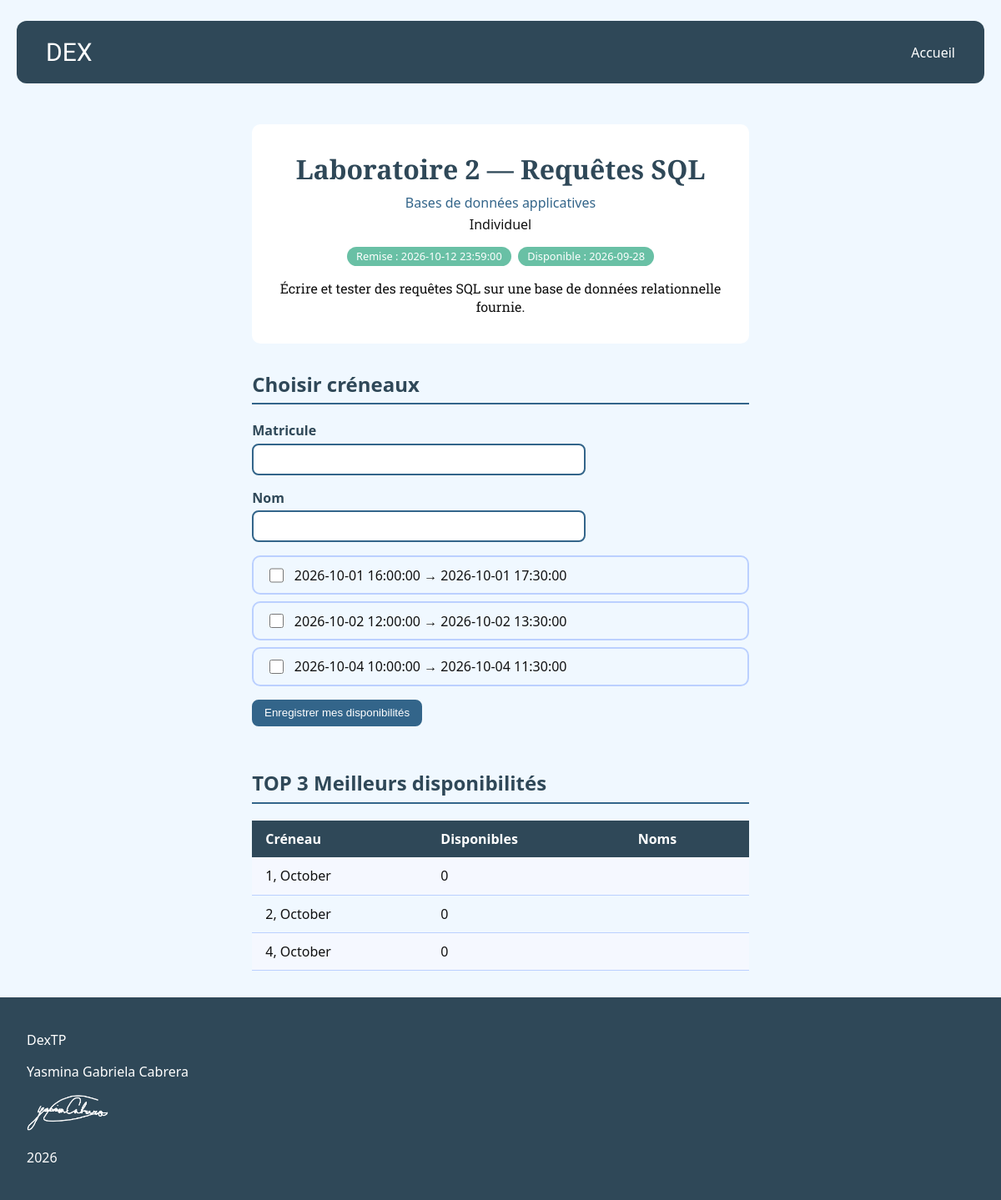
Screenshot of /pages/travail.php?travail=bdd-lab2 with the database file from the repository.
### tables this page shows
CREATE TABLE IF NOT EXISTS travaux (
    id          VARCHAR(30)  PRIMARY KEY,
    cours_id    VARCHAR(30)  NOT NULL,
    titre       VARCHAR(150) NOT NULL,
    description TEXT         NOT NULL,
    type        VARCHAR(20)  NOT NULL,
    disponible  DATE         NOT NULL,
    remise      DATETIME     NOT NULL,
    ouvert      BOOLEAN      NOT NULL,
    CONSTRAINT fk_travaux_cours FOREIGN KEY (cours_id) REFERENCES cours (id)
);

CREATE TABLE IF NOT EXISTS cours (
    id             VARCHAR(30)  PRIMARY KEY,
    titre          VARCHAR(100) NOT NULL,
    utilisateur_id INT          NOT NULL,
    CONSTRAINT fk_cours_utilisateurs FOREIGN KEY (utilisateur_id) REFERENCES utilisateurs (id)
);

CREATE TABLE IF NOT EXISTS creneaux (
    id         VARCHAR(30) PRIMARY KEY,
    travail_id VARCHAR(30) NOT NULL,
    debut      DATETIME    NOT NULL,
    fin        DATETIME    NOT NULL,
    CONSTRAINT fk_creneaux_travaux FOREIGN KEY (travail_id) REFERENCES travaux (id)
);

### pages/travail.php (the view, shortened to what this page needs)
<?php
require_once __DIR__ . '/../PDO_connexion_Db/connexion.php';
require_once __DIR__ . '/template.php';
$travailId = $_GET['travail'] ?? '';
$requete = $pdo->prepare("
    SELECT travaux.id, travaux.titre, travaux.description, travaux.type,
           travaux.disponible, travaux.remise,
           cours.titre AS cours_titre
    FROM travaux
    JOIN cours ON cours.id = travaux.cours_id
    WHERE travaux.id = ?
");
$requete->execute([$travailId]);
$travail = $requete->fetch(PDO::FETCH_ASSOC);
$requete = $pdo->prepare("
    SELECT id, debut,
    fin FROM creneaux
    WHERE travail_id = ?
    ORDER BY debut
    ");
$requete->execute([$travailId]);
$creneaux = $requete->fetchAll(PDO::FETCH_ASSOC);
$dispos = [];
$classement = $creneaux;
usort($classement, function ($a, $b) use ($dispos) {
    return count($dispos[$b['id']] ?? []) <=> count($dispos[$a['id']] ?? []);
});
$top3 = array_slice($classement, 0, 3);
$matricule = '';
$nom = '';
$selection = [];
?>
<!DOCTYPE html>
<html lang="en">
<head>
    <link rel="stylesheet" href="../UI/style.css">
</head>
<body>
<main class="page-travail">
    <section class="detail-travail">
        <h2 class="titre-travail"><?= htmlspecialchars($travail['titre']) ?></h2>
        <h3 class="cours-travail"><?= htmlspecialchars($travail['cours_titre']) ?></h3>
        <h3 class="type-travail"><?= htmlspecialchars($travail['type']) ?></h3>
        <div class="badges">
            <span class="date-travail">Remise : <?= htmlspecialchars($travail['remise']) ?></span>
            <span class="disponible">Disponible : <?= htmlspecialchars($travail['disponible']) ?></span>
        </div>
        <p class="description-travail"><?= htmlspecialchars($travail['description']) ?></p>
    </section>
<section class="section-creneaux">
    <h2>Choisir créneaux</h2>
    <form method="post" action="travail.php?travail=<?= urlencode($travailId) ?>">
        <div class="champ">
            <label for="matricule">Matricule</label>
            <input type="text" id="matricule" name="matricule" value="<?= htmlspecialchars($matricule) ?>">
        </div>
        <div class="champ">
            <label for="nom">Nom</label>
            <input type="text" id="nom" name="nom" value="<?= htmlspecialchars($nom) ?>">
        </div>
        <div class="liste-creneaux">
            <?php foreach ($creneaux as $creneau): ?>
                <label class="creneau-option">
                    <input type="checkbox" name="creneaux[]"
                           value="<?= htmlspecialchars($creneau['id']) ?>"
                           <?= in_array($creneau['id'], $selection, true) ? 'checked' : '' ?>>
                    <?= htmlspecialchars($creneau['debut']) ?> → <?= htmlspecialchars($creneau['fin']) ?>
                </label>
            <?php endforeach; ?>
        </div>
        <button type="submit">Enregistrer mes disponibilités</button>
    </form>
</section>
    <section class="section-top3">
        <h2>TOP 3 Meilleurs disponibilités</h2>
        <table>
            <tr>
                <th>Créneau</th>
                <th>Disponibles</th>
                <th>Noms</th>
            </tr>
            <?php foreach ($top3 as $creneau):
                $noms = $dispos[$creneau['id']] ?? [];
                $dateRemise = date_create($creneau['fin']);
                $dateRemiseFormat = date_format($dateRemise, 'j, F');
            ?>
                <tr>
                    <td><?= htmlspecialchars($dateRemiseFormat) ?></td>
                    <td><?= count($noms) ?></td>
                    <td><?= htmlspecialchars(implode(', ', $noms)) ?></td>
                </tr>
            <?php endforeach; ?>
        </table>
    </section>
</main>
</body>
</html>

### UI/style.css (style rules this page uses)
:root { --navy: #2F4858; --jeans: #33658A; --lilac: #BBD0FF; --correct: #69C0A5; --green: #329374; --bg: #ffffff; --text: #111111; --card: #ffffff; }
* { box-sizing: border-box; }
body { margin: 0; min-height: 100vh; display: flex; flex-direction: column; font-family: system-ui, sans-serif; background: aliceblue; background-attachment: fixed; color: var(--text); }
form { max-width: 900px; margin: 1rem auto; padding: 0 1rem; }
select, option, button { padding: 0.4rem 0.8rem; border: 2px solid var(--jeans); border-radius: 8px; background: #fff; color: var(--navy); cursor: pointer; }
.titre-travail { grid-area: titre; margin: 0; color: var(--navy); font-family: "DM Serif Text", serif; }
.badges { grid-area: badges; display: flex; gap: 0.5rem; align-items: flex-start; }
.date-travail, .disponible { background: var(--correct); color: #fff; padding: 0.15rem 0.7rem; border-radius: 999px; font-size: 0.8rem; white-space: nowrap; }
.type-travail { grid-area: type; margin: 0; font-size: 1rem; font-weight: normal; text-transform: capitalize; }
.cours-travail { grid-area: cours; margin: 0; font-size: 1rem; font-weight: normal; text-align: right; color: var(--jeans); }
.description-travail { grid-area: desc; margin: 0.5rem 0; line-height: 1.4; display: -webkit-box; -webkit-line-clamp: 3; line-clamp: 3; -webkit-box-orient: vertical; overflow: hidden; font-family: "Roboto Slab", serif; }
.page-travail { max-width: 900px; margin: 0 auto; padding: 0 1rem; }
.detail-travail { background-color:var(--bg); border-radius: 10px; padding: 2rem 1.5rem; margin: 1.5rem 0; text-align: center; }
.detail-travail .titre-travail { margin: 0 0 0.5rem; font-size: 2rem; }
.detail-travail .cours-travail, .detail-travail .type-travail { margin: 0.25rem 0; text-align: center; font-weight: normal; }
.detail-travail .badges { justify-content: center; margin: 1rem 0; }
.detail-travail .description-travail { display: block; -webkit-line-clamp: unset; line-clamp: unset; overflow: visible; max-width: 60ch; margin: 1rem auto 0; }
.section-creneaux, .section-top3 { margin: 2rem 0; }
.section-creneaux h2, .section-top3 h2 { color: var(--navy); border-bottom: 2px solid var(--jeans); padding-bottom: 0.4rem; }
.section-creneaux form { max-width: none; margin: 0; padding: 0; display: flex; flex-direction: column; gap: 1rem; }
.champ { display: flex; flex-direction: column; gap: 0.3rem; max-width: 400px; }
.champ label { font-weight: bold; color: var(--navy); }
input[type="text"] { padding: 0.5rem 0.7rem; border: 2px solid var(--jeans); border-radius: 8px; font-size: 1rem; }
.liste-creneaux { display: flex; flex-direction: column; gap: 0.5rem; }
.creneau-option { display: flex; align-items: center; gap: 0.6rem; padding: 0.6rem 0.9rem; border: 2px solid var(--lilac); border-radius: 10px; cursor: pointer; }
.creneau-option input { width: 1.1rem; height: 1.1rem; accent-color: var(--jeans); }
.section-creneaux button { align-self: flex-start; background: var(--jeans); color: #fff; }
.section-top3 { overflow-x: auto; }
.section-top3 table { width: 100%; border-collapse: collapse; }
.section-top3 th { text-align: left; background: var(--navy); color: #fff; padding: 0.7rem 1rem; }
.section-top3 td { padding: 0.7rem 1rem; border-bottom: 1px solid var(--lilac); }
.section-top3 tr:nth-child(even) td { background: #f5f8ff; }

### rows the page displays
travaux: titre "Laboratoire 2 — Requêtes SQL", cours.titre "Bases de données applicatives", type "Individuel", remise "2026-10-12 23:59:00", disponible "2026-09-28", description "Écrire et tester des requêtes SQL sur une base de données relationnelle fournie."
creneaux: debut "2026-10-01 16:00:00", fin "2026-10-01 17:30:00", fin "1, October", id "0"
creneaux: debut "2026-10-02 12:00:00", fin "2026-10-02 13:30:00", fin "2, October", id "0"
creneaux: debut "2026-10-04 10:00:00", fin "2026-10-04 11:30:00", fin "4, October", id "0"
